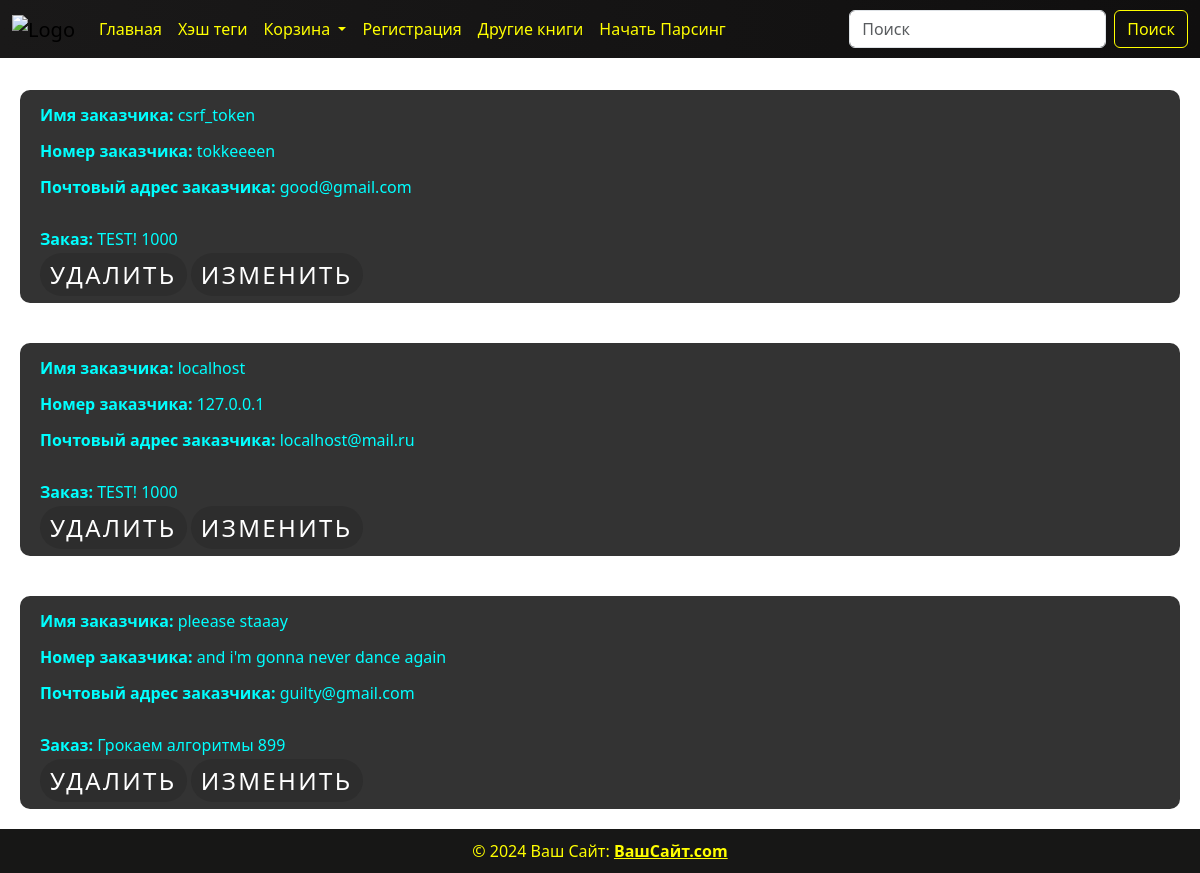
/backet/, run on the app's committed database.
### backet/models.py (models this page shows)
class Order(models.Model):
    name = models.CharField(max_length=255)
    phone_number = models.CharField(max_length=255)
    email = models.EmailField()
    book = models.ForeignKey(Books, on_delete=models.CASCADE, related_name='orders')

### main_page/models.py (models this page shows)
class Books(models.Model):
    GENRE_CHOICES = [
        ('Fantastic', 'Фантастика'),
        ('Adventure', 'Приключения'),
        ('Science', 'Научная')
    ]
    book_name = models.CharField(max_length=255, verbose_name="Название книги")
    book_description = models.CharField(max_length=600, verbose_name="Краткое описание")
    book_price = models.PositiveIntegerField(verbose_name="сколько стоит книга?")
    book_release = models.DateField(verbose_name="Дата выхода")
    book_genre = models.CharField(max_length=255, verbose_name="Жанр книги", choices=GENRE_CHOICES)
    book_photo = models.ImageField(null=True)
    authors_email = models.EmailField(verbose_name="почта автора")
    authors_name = models.CharField(max_length=255, verbose_name="Имя автора")
    class Meta:
        verbose_name = 'Книга'
        verbose_name_plural = 'Книги'
    def __str__(self):
        return self.book_name + " " + str(self.book_price)

### backet/views.py (the view)
# urls.py: path('backet/', views.BacketListView.as_view(), name='backet_list'),
class BacketListView(generic.ListView):
    template_name = 'backet_list.html'
    context_object_name = 'orders'
    def get_queryset(self):
        return Order.objects.all()

### templates/backet_list.html
{% include 'header.html' %}
    {% if orders %}
        {% for item in orders %}
    <div class="backet">
        <p><strong>Имя заказчика: </strong>{{item.name}}</p><br>
        <p><strong>Номер заказчика: </strong>{{item.phone_number}}</p><br>
        <p><strong>Почтовый адрес заказчика: </strong>{{item.email}}</p><br>
        <p></p><strong>Заказ: </strong>{{item.book}}</p><br>
        <a href={% url 'backet_delete' item.id %} style="--clr:#0f0;"><span>Удалить</span></a>
        <a href={% url 'backet_edit' item.id %} style="--clr:#0f0;"}><span>Изменить</span></a>
    </div>
        {% endfor %}
    {% endif %}
{% include 'footer.html' %}

### static/css/details.css (style rules this page uses)
body { display: flex; flex-direction: column; min-height: 100vh; padding-top: 70px; background: url("https://i.pinimg.com/736x/e3/7d/a9/e37da92d1e32051af32a81a8950733f3.jpg"); background-repeat: no-repeat; background-size: cover; background-position: center; }

### static/css/style.css (style rules this page uses)
body { display: flex; flex-direction: column; min-height: 100vh; padding-top: 70px; background: url("https://i.pinimg.com/736x/e3/7d/a9/e37da92d1e32051af32a81a8950733f3.jpg"); background-repeat: no-repeat; background-size: cover; background-position: center; }
div.backet { margin: 20px; padding: 20px; background: #333; color: cyan; border-radius: 10px; line-height: 10px; justify-content: center; align-items: center; }
.backet a { position:relative; background: rgba(45,45,45,1); padding: 5px 10px; border-radius: 50px; color: #fff; font-size: 1.5em; text-transform: uppercase; text-decoration: none; letter-spacing: 0.1em; transition: 0.5s; overflow: hidden; }
a span { position: relative; z-index: 1; }

### data on the page
Order: name "csrf_token", phone_number "tokkeeeen", email "good@gmail.com", book "TEST! 1000"
Order: name "localhost", phone_number "127.0.0.1", email "localhost@mail.ru", book "TEST! 1000"
Order: name "pleease staaay", phone_number "and i'm gonna never dance again", email "guilty@gmail.com", book "Грокаем алгоритмы 899"
